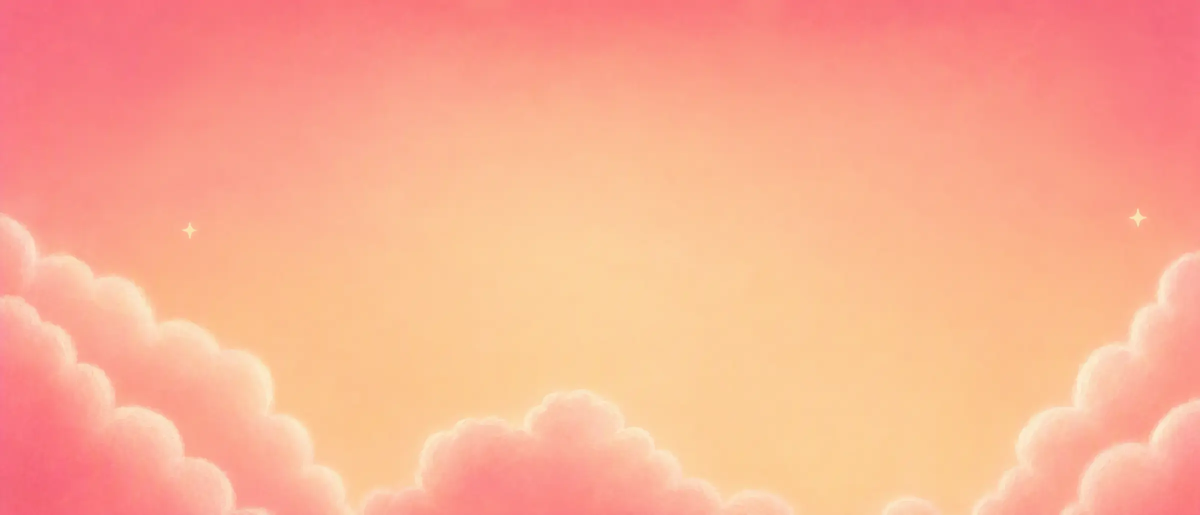
#> input picture assets/img/hero-sky.webp, 2400 x 1029 px (shown at 1/2 size)
$ python -i og.py   (imports and definitions only)
#> lines starting #> are read from the running program, lines starting #| are printed output that depends on the picture
"""Link-preview images (1200x630) in the banner's style, for WhatsApp / Instagram / Telegram.

  test_card(test, cat_title)            -> preview of a test ("Forgiveness · take the 2-minute test")
  result_card(test, cat_title, label)   -> preview of a shared result ("Their result: <label>. What will you get?")
  bird_card(bird_id, bird)              -> preview of a love bird result
"""
import os

from PIL import Image, ImageDraw, ImageFilter, ImageFont

HERE = os.path.dirname(os.path.dirname(os.path.abspath(__file__)))
FONTS = os.path.join(HERE, "tools", "fonts")
IMG = os.path.join(HERE, "assets", "img")
W, H = 1200, 630
PLUM, ROSE_TOP, ROSE_BOT, INK2 = (65, 33, 62), (255, 110, 125), (196, 47, 64), (110, 82, 104)
ART = {
    "personality": "t_personality", "love_style": "t_love", "attachment": "t_attachment",
    "communication": "t_talk", "values": "t_values", "conflict": "t_conflict",
    "jealousy": "t_jealousy", "family_focus": "t_family", "long_term": "t_longterm",
}
_cache = {}


# [16 lines left out: functions font, _img, not called in this run]


def _sky():
    if "sky" not in _cache:
        sky = Image.open(os.path.join(IMG, "hero-sky.webp")).convert("RGB")
#> sky is the input picture: PIL image 2400x1029 RGB; mean R, G, B 251, 173.9, 145
        # keep the clouds at the bottom, like the banner
        r = W / sky.width
#> r = 0.5
        sky = sky.resize((W, round(sky.height * r)), Image.LANCZOS)
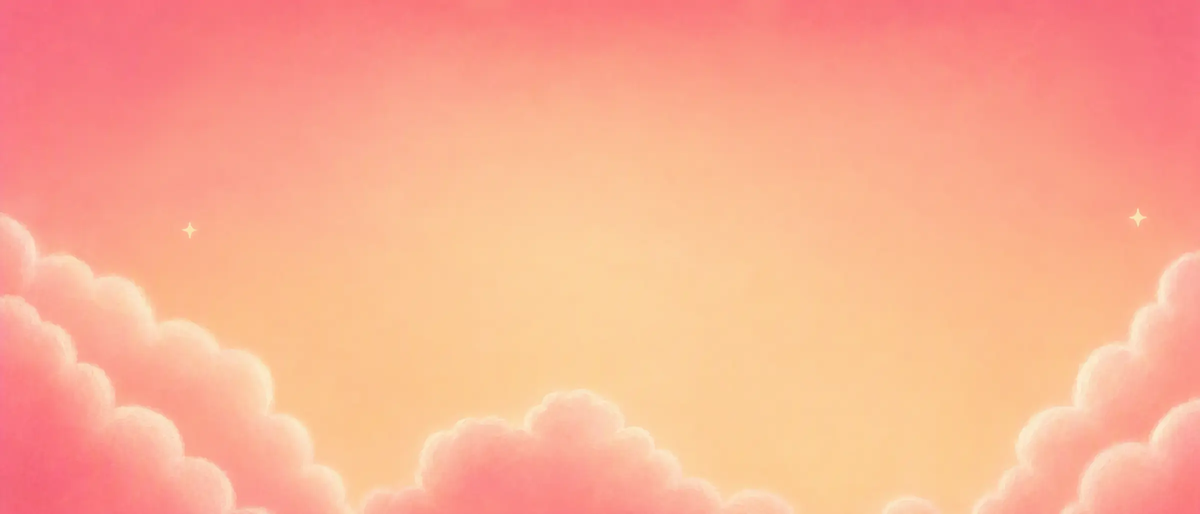
#> sky: PIL image 1200x514 RGB; mean R, G, B 251, 173.9, 145
        if sky.height < H:
            sky = sky.resize((round(sky.width * H / sky.height), H), Image.LANCZOS)
#> sky: PIL image 1471x630 RGB
        x = (sky.width - W) // 2
#> x = 135
        sky = sky.crop((x, sky.height - H, x + W, sky.height))
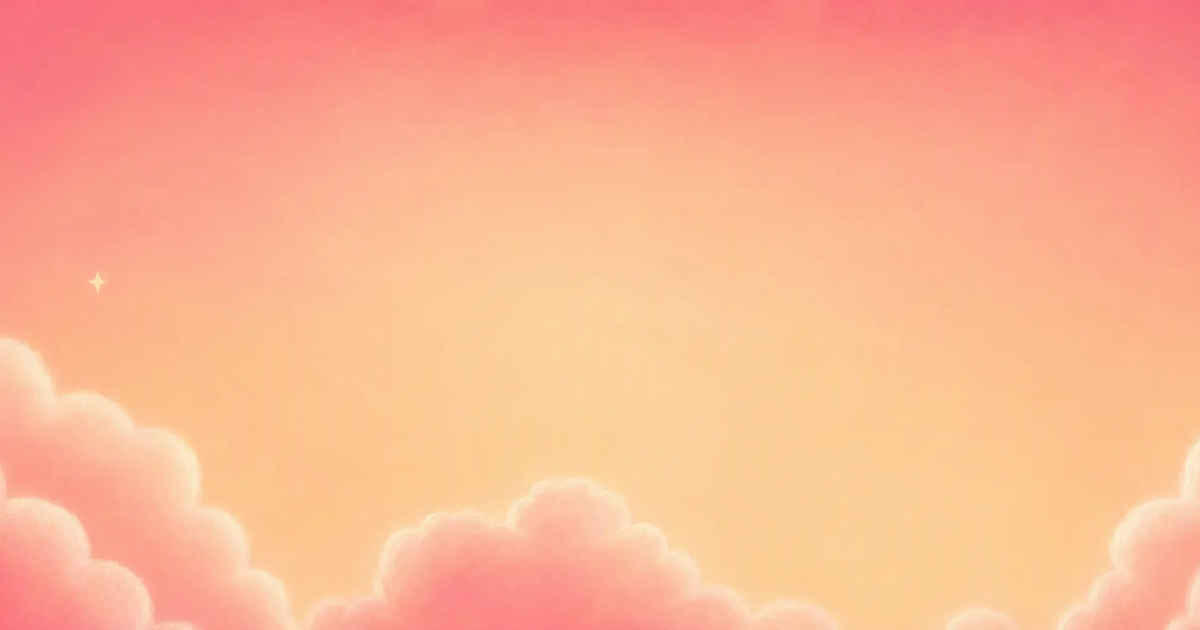
#> sky: PIL image 1200x630 RGB; mean R, G, B 251.2, 179.2, 145.8
        _cache["sky"] = sky
    return _cache["sky"].copy().convert("RGBA")


# [128 lines left out: functions _shadow, _paste, _wrap, _fit, _lines, _gradient_text and 5 more, not called in this run]


COL = 650  # text column width: x 70..720, the art starts at 760


# [57 lines left out: functions test_card, result_card, bird_card, quiz_card, not called in this run]

>>> result = _sky()
